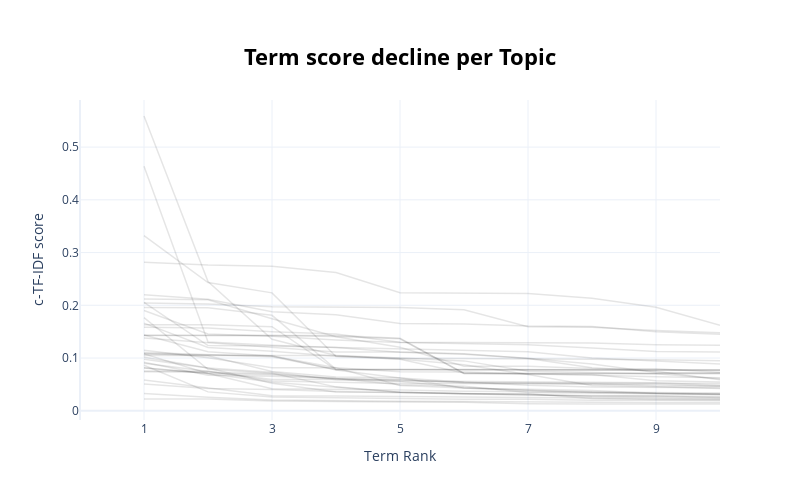

Notebook code cell kept with this figure:
### Code cell
model.visualize_term_rank()

### Figure 1 — Plotly figure (JSON) as saved in the notebook; plotly's stock layout.template omitted (floating-point values rounded to 4 significant figures)
{"data": [{"hovertext": "<b>Topic -1</b>:ad_learn_nike_available_sneakersco", "line": {"color": "black", "width": 1.5}, "mode": "lines+lines", "name": "", "opacity": 0.1, "type": "scatter", "x": [1, 2, 3, 4, 5, 6, 7, 8, 9, 10], "y": [0.02237, 0.02229, 0.01861, 0.01691, 0.01652, 0.01627, 0.01348, 0.01287, 0.01287, 0.01285]}, {"hovertext": "<b>Topic 0</b>:learn_research_health_un_join_suppo", "line": {"color": "black", "width": 1.5}, "mode": "lines+lines", "name": "", "opacity": 0.1, "type": "scatter", "x": [1, 2, 3, 4, 5, 6, 7, 8, 9, 10], "y": [0.03273, 0.02546, 0.02064, 0.01899, 0.01783, 0.01771, 0.0177, 0.0163, 0.01591, 0.01548]}, {"hovertext": "<b>Topic 1</b>:shop_ice_cyberdealdaily_follow cybe", "line": {"color": "black", "width": 1.5}, "mode": "lines+lines", "name": "", "opacity": 0.1, "type": "scatter", "x": [1, 2, 3, 4, 5, 6, 7, 8, 9, 10], "y": [0.08995, 0.07416, 0.05924, 0.05924, 0.05822, 0.05341, 0.05205, 0.05149, 0.0473, 0.04634]}, {"hovertext": "<b>Topic 2</b>:blockchain_crypto_web3_future_defi_", "line": {"color": "black", "width": 1.5}, "mode": "lines+lines", "name": "", "opacity": 0.1, "type": "scatter", "x": [1, 2, 3, 4, 5, 6, 7, 8, 9, 10], "y": [0.1079, 0.07068, 0.05425, 0.04473, 0.03497, 0.03229, 0.03115, 0.02653, 0.02521, 0.02419]}, {"hovertext": "<b>Topic 3</b>:amazon_deals_ad follow_ad_amazon ad", "line": {"color": "black", "width": 1.5}, "mode": "lines+lines", "name": "", "opacity": 0.1, "type": "scatter", "x": [1, 2, 3, 4, 5, 6, 7, 8, 9, 10], "y": [0.09219, 0.06734, 0.0654, 0.0614, 0.05942, 0.05327, 0.0525, 0.05216, 0.05216, 0.05152]}, {"hovertext": "<b>Topic 4</b>:ai_microsoft_learn_google_artificia", "line": {"color": "black", "width": 1.5}, "mode": "lines+lines", "name": "", "opacity": 0.1, "type": "scatter", "x": [1, 2, 3, 4, 5, 6, 7, 8, 9, 10], "y": [0.08632, 0.03584, 0.02607, 0.02454, 0.02315, 0.02198, 0.02189, 0.02004, 0.01982, 0.0193]}, {"hovertext": "<b>Topic 5</b>:twitch_stream_sponsored_game_live_a", "line": {"color": "black", "width": 1.5}, "mode": "lines+lines", "name": "", "opacity": 0.1, "type": "scatter", "x": [1, 2, 3, 4, 5, 6, 7, 8, 9, 10], "y": [0.1013, 0.08107, 0.07303, 0.05901, 0.05575, 0.04404, 0.03888, 0.03582, 0.0328, 0.03162]}, {"hovertext": "<b>Topic 6</b>:like learn_like_details_wed_thank_h", "line": {"color": "black", "width": 1.5}, "mode": "lines+lines", "name": "", "opacity": 0.1, "type": "scatter", "x": [1, 2, 3, 4, 5, 6, 7, 8, 9, 10], "y": [0.07392, 0.07327, 0.07044, 0.06134, 0.05636, 0.05573, 0.05464, 0.05373, 0.05312, 0.04824]}, {"hovertext": "<b>Topic 7</b>:rely_prepared_advance_knowledge_vis", "line": {"color": "black", "width": 1.5}, "mode": "lines+lines", "name": "", "opacity": 0.1, "type": "scatter", "x": [1, 2, 3, 4, 5, 6, 7, 8, 9, 10], "y": [0.2042, 0.2025, 0.1974, 0.1972, 0.1958, 0.1914, 0.1593, 0.1582, 0.1522, 0.1481]}, {"hovertext": "<b>Topic 8</b>:miss itthe_itthe_itthe official_cha", "line": {"color": "black", "width": 1.5}, "mode": "lines+lines", "name": "", "opacity": 0.1, "type": "scatter", "x": [1, 2, 3, 4, 5, 6, 7, 8, 9, 10], "y": [0.1048, 0.1048, 0.1048, 0.1048, 0.1003, 0.09462, 0.07518, 0.07234, 0.07015, 0.06072]}, {"hovertext": "<b>Topic 9</b>:dont miss_miss_dont_giveaway viisit", "line": {"color": "black", "width": 1.5}, "mode": "lines+lines", "name": "", "opacity": 0.1, "type": "scatter", "x": [1, 2, 3, 4, 5, 6, 7, 8, 9, 10], "y": [0.1103, 0.1061, 0.1025, 0.07836, 0.07836, 0.07836, 0.07836, 0.07836, 0.0777, 0.07752]}, {"hovertext": "<b>Topic 10</b>:millonthe_millonthe official_thank", "line": {"color": "black", "width": 1.5}, "mode": "lines+lines", "name": "", "opacity": 0.1, "type": "scatter", "x": [1, 2, 3, 4, 5, 6, 7, 8, 9, 10], "y": [0.1429, 0.1429, 0.1429, 0.1429, 0.1373, 0.07083, 0.07083, 0.07083, 0.07083, 0.07083]}, {"hovertext": "<b>Topic 11</b>:pride_google_trans_news_learn_twit", "line": {"color": "black", "width": 1.5}, "mode": "lines+lines", "name": "", "opacity": 0.1, "type": "scatter", "x": [1, 2, 3, 4, 5, 6, 7, 8, 9, 10], "y": [0.05057, 0.04208, 0.04032, 0.03647, 0.03439, 0.03248, 0.03218, 0.0234, 0.02146, 0.02081]}, {"hovertext": "<b>Topic 12</b>:surprisethe_surprisethe official_e", "line": {"color": "black", "width": 1.5}, "mode": "lines+lines", "name": "", "opacity": 0.1, "type": "scatter", "x": [1, 2, 3, 4, 5, 6, 7, 8, 9, 10], "y": [0.1633, 0.1633, 0.1595, 0.0778, 0.0778, 0.0778, 0.0778, 0.0778, 0.07766, 0.07696]}, {"hovertext": "<b>Topic 13</b>:omg real_real official_omg_elonmus", "line": {"color": "black", "width": 1.5}, "mode": "lines+lines", "name": "", "opacity": 0.1, "type": "scatter", "x": [1, 2, 3, 4, 5, 6, 7, 8, 9, 10], "y": [0.1432, 0.1432, 0.1429, 0.1409, 0.1366, 0.07078, 0.07078, 0.07078, 0.07078, 0.07078]}, {"hovertext": "<b>Topic 14</b>:tutorial_eth_ive_bots_mev bots_mev", "line": {"color": "black", "width": 1.5}, "mode": "lines+lines", "name": "", "opacity": 0.1, "type": "scatter", "x": [1, 2, 3, 4, 5, 6, 7, 8, 9, 10], "y": [0.1379, 0.1286, 0.12, 0.1113, 0.1113, 0.1083, 0.09898, 0.0817, 0.07508, 0.05895]}, {"hovertext": "<b>Topic 15</b>:channel_youtube_also_content_video", "line": {"color": "black", "width": 1.5}, "mode": "lines+lines", "name": "", "opacity": 0.1, "type": "scatter", "x": [1, 2, 3, 4, 5, 6, 7, 8, 9, 10], "y": [0.08139, 0.07063, 0.04183, 0.04075, 0.0395, 0.03715, 0.03611, 0.03582, 0.03442, 0.03366]}, {"hovertext": "<b>Topic 16</b>:disney_music_stage_sponsored_dogs_", "line": {"color": "black", "width": 1.5}, "mode": "lines+lines", "name": "", "opacity": 0.1, "type": "scatter", "x": [1, 2, 3, 4, 5, 6, 7, 8, 9, 10], "y": [0.05822, 0.0437, 0.02867, 0.02823, 0.02732, 0.02678, 0.02561, 0.02383, 0.02327, 0.02245]}, {"hovertext": "<b>Topic 17</b>:timeline_retweet_pepe_believe_mev ", "line": {"color": "black", "width": 1.5}, "mode": "lines+lines", "name": "", "opacity": 0.1, "type": "scatter", "x": [1, 2, 3, 4, 5, 6, 7, 8, 9, 10], "y": [0.2202, 0.2113, 0.1876, 0.1819, 0.1654, 0.1645, 0.1609, 0.16, 0.1497, 0.1452]}, {"hovertext": "<b>Topic 18</b>:jordan_jumpman23_air_sneakerscouts", "line": {"color": "black", "width": 1.5}, "mode": "lines+lines", "name": "", "opacity": 0.1, "type": "scatter", "x": [1, 2, 3, 4, 5, 6, 7, 8, 9, 10], "y": [0.2117, 0.2105, 0.1744, 0.1403, 0.1206, 0.08448, 0.08448, 0.07995, 0.07986, 0.07296]}, {"hovertext": "<b>Topic 19</b>:security_cybersecurity_fortinet_ci", "line": {"color": "black", "width": 1.5}, "mode": "lines+lines", "name": "", "opacity": 0.1, "type": "scatter", "x": [1, 2, 3, 4, 5, 6, 7, 8, 9, 10], "y": [0.08109, 0.07053, 0.06816, 0.06099, 0.04932, 0.04656, 0.03451, 0.03335, 0.03248, 0.03106]}, {"hovertext": "<b>Topic 20</b>:hpe_vmware_cloud_nvidia_storage_so", "line": {"color": "black", "width": 1.5}, "mode": "lines+lines", "name": "", "opacity": 0.1, "type": "scatter", "x": [1, 2, 3, 4, 5, 6, 7, 8, 9, 10], "y": [0.1148, 0.1007, 0.0815, 0.08147, 0.04815, 0.0428, 0.03856, 0.03444, 0.03345, 0.03101]}, {"hovertext": "<b>Topic 21</b>:ad_pop_amazon_disney_edition_avail", "line": {"color": "black", "width": 1.5}, "mode": "lines+lines", "name": "", "opacity": 0.1, "type": "scatter", "x": [1, 2, 3, 4, 5, 6, 7, 8, 9, 10], "y": [0.1077, 0.1059, 0.1042, 0.07735, 0.06206, 0.05478, 0.04861, 0.04531, 0.04424, 0.04361]}, {"hovertext": "<b>Topic 22</b>:memecoins_click link_eth_pepe_bots", "line": {"color": "black", "width": 1.5}, "mode": "lines+lines", "name": "", "opacity": 0.1, "type": "scatter", "x": [1, 2, 3, 4, 5, 6, 7, 8, 9, 10], "y": [0.1582, 0.1571, 0.1501, 0.1456, 0.1302, 0.1292, 0.1289, 0.1287, 0.1254, 0.1243]}, {"hovertext": "<b>Topic 23</b>:bet_football_league_season_nfl_pre", "line": {"color": "black", "width": 1.5}, "mode": "lines+lines", "name": "", "opacity": 0.1, "type": "scatter", "x": [1, 2, 3, 4, 5, 6, 7, 8, 9, 10], "y": [0.1087, 0.1042, 0.07435, 0.06387, 0.0627, 0.0425, 0.04093, 0.03829, 0.03341, 0.03189]}, {"hovertext": "<b>Topic 24</b>:hurry official_hurry_elonmusk hurr", "line": {"color": "black", "width": 1.5}, "mode": "lines+lines", "name": "", "opacity": 0.1, "type": "scatter", "x": [1, 2, 3, 4, 5, 6, 7, 8, 9, 10], "y": [0.1959, 0.1952, 0.181, 0.07867, 0.07867, 0.07867, 0.07867, 0.07867, 0.07783, 0.07754]}, {"hovertext": "<b>Topic 25</b>:spotify_podcast_episode_netflix_li", "line": {"color": "black", "width": 1.5}, "mode": "lines+lines", "name": "", "opacity": 0.1, "type": "scatter", "x": [1, 2, 3, 4, 5, 6, 7, 8, 9, 10], "y": [0.09763, 0.08122, 0.05221, 0.03553, 0.03508, 0.03311, 0.02975, 0.02799, 0.02779, 0.02499]}, {"hovertext": "<b>Topic 26</b>:ebay_mlb_auto_check_ad_nfl_cards_b", "line": {"color": "black", "width": 1.5}, "mode": "lines+lines", "name": "", "opacity": 0.1, "type": "scatter", "x": [1, 2, 3, 4, 5, 6, 7, 8, 9, 10], "y": [0.559, 0.2452, 0.1357, 0.1048, 0.09767, 0.0716, 0.06932, 0.06857, 0.05676, 0.05436]}, {"hovertext": "<b>Topic 27</b>:racing_presented_forward seeing_in", "line": {"color": "black", "width": 1.5}, "mode": "lines+lines", "name": "", "opacity": 0.1, "type": "scatter", "x": [1, 2, 3, 4, 5, 6, 7, 8, 9, 10], "y": [0.0756, 0.07509, 0.05638, 0.05382, 0.05177, 0.05177, 0.05057, 0.05033, 0.05016, 0.04635]}, {"hovertext": "<b>Topic 28</b>:shop_walmart_target_pride_gon_oh_g", "line": {"color": "black", "width": 1.5}, "mode": "lines+lines", "name": "", "opacity": 0.1, "type": "scatter", "x": [1, 2, 3, 4, 5, 6, 7, 8, 9, 10], "y": [0.332, 0.2433, 0.2236, 0.103, 0.09819, 0.08736, 0.06862, 0.04786, 0.04534, 0.04233]}, {"hovertext": "<b>Topic 29</b>:awscloud_cloud_database_contact_fi", "line": {"color": "black", "width": 1.5}, "mode": "lines+lines", "name": "", "opacity": 0.1, "type": "scatter", "x": [1, 2, 3, 4, 5, 6, 7, 8, 9, 10], "y": [0.1767, 0.07871, 0.07128, 0.04533, 0.03508, 0.0323, 0.02966, 0.02908, 0.02737, 0.02699]}, {"hovertext": "<b>Topic 30</b>:service_license_guidance_organizat", "line": {"color": "black", "width": 1.5}, "mode": "lines+lines", "name": "", "opacity": 0.1, "type": "scatter", "x": [1, 2, 3, 4, 5, 6, 7, 8, 9, 10], "y": [0.1902, 0.1458, 0.1414, 0.1341, 0.1294, 0.1276, 0.1254, 0.1192, 0.1125, 0.1117]}, {"hovertext": "<b>Topic 31</b>:nba_rare_happened_everything_histo", "line": {"color": "black", "width": 1.5}, "mode": "lines+lines", "name": "", "opacity": 0.1, "type": "scatter", "x": [1, 2, 3, 4, 5, 6, 7, 8, 9, 10], "y": [0.4636, 0.1303, 0.1241, 0.1201, 0.1111, 0.107, 0.09943, 0.08851, 0.0728, 0.07226]}, {"hovertext": "<b>Topic 32</b>:enabled_possibilities_opening_andr", "line": {"color": "black", "width": 1.5}, "mode": "lines+lines", "name": "", "opacity": 0.1, "type": "scatter", "x": [1, 2, 3, 4, 5, 6, 7, 8, 9, 10], "y": [0.2816, 0.2762, 0.2739, 0.2623, 0.2239, 0.2229, 0.2223, 0.2132, 0.1963, 0.162]}, {"hovertext": "<b>Topic 33</b>:nike_nike sneakerscouts_sneakersco", "line": {"color": "black", "width": 1.5}, "mode": "lines+lines", "name": "", "opacity": 0.1, "type": "scatter", "x": [1, 2, 3, 4, 5, 6, 7, 8, 9, 10], "y": [0.2058, 0.1236, 0.1227, 0.1202, 0.1167, 0.1146, 0.1119, 0.1002, 0.09473, 0.08893]}, {"hovertext": "<b>Topic 34</b>:account_solution_seamless_social_u", "line": {"color": "black", "width": 1.5}, "mode": "lines+lines", "name": "", "opacity": 0.1, "type": "scatter", "x": [1, 2, 3, 4, 5, 6, 7, 8, 9, 10], "y": [0.1435, 0.1121, 0.1037, 0.08156, 0.0739, 0.07334, 0.07044, 0.06677, 0.06436, 0.06269]}, {"hovertext": "<b>Topic 35</b>:nike_ad nike_sneakerscouts nike_ne", "line": {"color": "black", "width": 1.5}, "mode": "lines+lines", "name": "", "opacity": 0.1, "type": "scatter", "x": [1, 2, 3, 4, 5, 6, 7, 8, 9, 10], "y": [0.1662, 0.1199, 0.1128, 0.1032, 0.09975, 0.09927, 0.09911, 0.09762, 0.09662, 0.09487]}], "layout": {"height": 500, "hoverlabel": {"bgcolor": "white", "font": {"family": "Rockwell", "size": 16}}, "showlegend": false, "title": {"font": {"color": "Black", "size": 22}, "text": "<b>Term score decline per Topic</b>", "x": 0.5, "xanchor": "center", "y": 0.9, "yanchor": "top"}, "width": 800, "xaxis": {"dtick": 2, "range": [0, 10], "tick0": 1, "title": {"text": "Term Rank"}}, "yaxis": {"title": {"text": "c-TF-IDF score"}}}}
